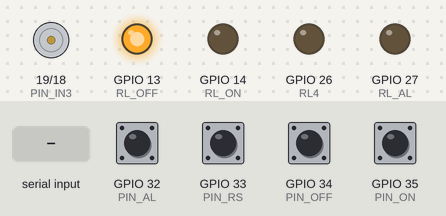
The program below on a simulated ESP32. Shown: motor-driver pin pairs drawn as motors (green arrow = first pin HIGH = forward, orange = second pin HIGH = backward, longer = more drive, scaled by the enable pin), output pins drawn as LEDs (lit = HIGH). Dashed ring = blinking. The test bench sets the inputs (shaded band); at power-on: GPIO 32 (PIN_AL), GPIO 33 (PIN_RS), GPIO 34 (PIN_OFF), GPIO 35 (PIN_ON) HIGH.

Above: at 1.2 s.
1.3 s: GPIO 35 (PIN_ON) pulled LOW for 1 s
At 1.48 s:
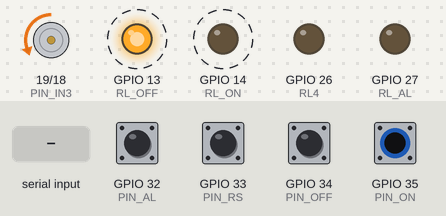
3.8 s: GPIO 32 (PIN_AL) pulled LOW for 0.15 s
At 3.9 s:
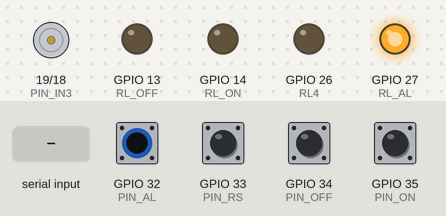
5.4 s: "<a90>" received over the second serial link
At 6.3 s:
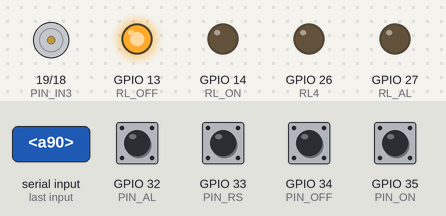
Timing chart, 0 to 8.4 s (numbered marks = the images above; inputs shaded):
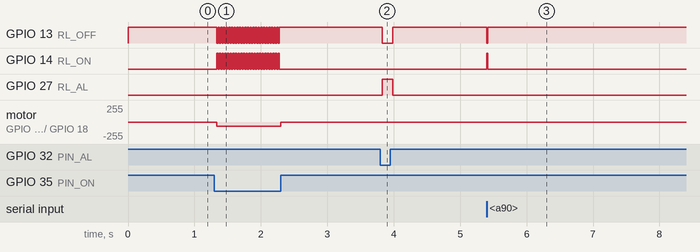

The program:

main.cpp
```cpp
#include <Arduino.h>

#define PIN_TX2 17
#define PIN_RX2 16

#define PIN_IN3 19
#define PIN_IN4 18
#define PIN_ENB 23

#define RL_OFF 13
#define RL_ON 14
#define RL_AL 27
#define RL4 26

#define PIN_ON 35
#define PIN_OFF 34
#define PIN_AL 32
#define PIN_RS 33

const byte numChars = 32;
char receivedChars[numChars];
boolean newData = false;
int pos = 0;

bool bangTai = 0;
bool old_bangTai = 0;
bool pushOn = 0;
bool pushOff = 0;
bool pushRs = 0;
bool pushAl = 0;
bool bien_alarm = 0;


void recvWithStartEndMarkers() {
    static boolean recvInProgress = false;
    static byte ndx = 0;
    char startMarker = '<';
    char endMarker = '>';
    char rc;
    while (Serial2.available() > 0 && newData == false) {
        rc = Serial2.read();

        if (recvInProgress == true) {
            if (rc != endMarker) {
                    receivedChars[ndx] = rc;
                    ndx++;
                if (ndx >= numChars) {
                    ndx = numChars - 1;
                }
            } else {
                receivedChars[ndx] = '\0';  // terminate the string
                pos = atoi(&receivedChars[1]);
                recvInProgress = false;
                ndx = 0;
                newData = true;
            }
        }

        else if (rc == startMarker) {
            recvInProgress = true;
        }
    }
}

void showNewData() {
    if (newData == true) {
        if (receivedChars[0] == 'a') {
            bangTai = 1;
            digitalWrite(RL_ON, HIGH);
            digitalWrite(RL_OFF, LOW);
        }
        if (receivedChars[0] == 'b') {
            bangTai = 0;
            bien_alarm = 0;
            digitalWrite(RL_ON, LOW);
            digitalWrite(RL_OFF, HIGH);
            digitalWrite(RL_AL, LOW);
        }
        if(receivedChars[0] == 'r'){
            bien_alarm = 0;
            digitalWrite(RL_AL, LOW);
        }
        newData = false;
    }
}

void SerialReceiveTask(void *parameter) {
    for (;;) {
        recvWithStartEndMarkers();
        showNewData();
        vTaskDelay(1/portTICK_PERIOD_MS);
    }
}

void SerialSendTask(void *parameter) {
    for (;;) {
        if(pushOn){
            Serial2.print("<a0>");
            Serial2.println();
            pushOn = 0;
        }
        if(pushOff){
            Serial2.print("<b0>");
            Serial2.println();
            pushOff = 0;
        }
        if(pushAl){
            Serial2.print("<l0>");
            Serial2.println();
            pushAl = 0;
        }
        if(pushRs){
            Serial2.print("<r0> ");
            Serial2.println();
            pushRs = 0;
        }
        vTaskDelay(10/portTICK_PERIOD_MS);
    }

}

void task_s1_init(){
    xTaskCreatePinnedToCore(
    SerialReceiveTask, /* Function to implement the task */
    "SerialReceiveTask",   /* Name of the task */
    4000,     /* Stack size in words */
    NULL,      /* Task input parameter */
    0,         /* Priority of the task */
    NULL,    /* Task handle. */
    0);        /* Core where the task should run */
}

void task_s2_init(){
    xTaskCreatePinnedToCore(
    SerialSendTask, /* Function to implement the task */
    "SerialSendTask",   /* Name of the task */
    4000,     /* Stack size in words */
    NULL,      /* Task input parameter */
    0,         /* Priority of the task */
    NULL,    /* Task handle. */
    1);        /* Core where the task should run */
}

void setup() {
    Serial.begin(115200);
    Serial2.begin(115200, SERIAL_8N1, PIN_RX2, PIN_TX2);

    pinMode(PIN_IN3, OUTPUT);
    pinMode(PIN_IN4, OUTPUT);
    pinMode(PIN_ENB, OUTPUT);

    pinMode(RL_ON, OUTPUT);
    pinMode(RL_OFF, OUTPUT);
    pinMode(RL_AL, OUTPUT);
    pinMode(RL4, OUTPUT);

    pinMode(PIN_ON, INPUT_PULLUP);
    pinMode(PIN_OFF, INPUT_PULLUP);
    pinMode(PIN_AL, INPUT_PULLUP);
    pinMode(PIN_RS, INPUT_PULLUP);

    digitalWrite(RL_AL, LOW);
    digitalWrite(RL_ON, LOW);
    digitalWrite(RL_OFF, HIGH);

    task_s1_init();
    task_s2_init();

    ledcSetup(0, 50, 10);
    ledcAttachPin(PIN_ENB, 0);

    delay(50);
    ledcWrite(0, 0);

    bangTai = 0;
    pushOff = 1;
    bien_alarm = 0;
}

void loop() {
    if(bangTai != old_bangTai){
        if(bangTai){
            digitalWrite(PIN_IN3,LOW);
            digitalWrite(PIN_IN4,HIGH);
            ledcWrite(0,250);
        }
        else{
            digitalWrite(PIN_IN3,LOW);
            digitalWrite(PIN_IN4,LOW);
            ledcWrite(0,0);
        }
        old_bangTai = bangTai;
    }

    if(digitalRead(PIN_OFF)){
        if(digitalRead(PIN_AL)){
            delay(20);
            if(digitalRead(PIN_OFF)){
                pushOff = 1;
                bangTai = 0;
                bien_alarm = 0;
                digitalWrite(RL_ON, LOW);
                digitalWrite(RL_OFF, HIGH);
                digitalWrite(RL_AL, LOW);
            }
        }
    }

    if(!digitalRead(PIN_ON)){
        delay(20);
        if(!digitalRead(PIN_ON)){
            if(!bien_alarm){
                pushOn = 1;
                bangTai = 1;
                digitalWrite(RL_ON, HIGH);
                digitalWrite(RL_OFF, LOW);
            }
        }
    }

    if(!digitalRead(PIN_AL)){
        delay(20);
        if(!digitalRead(PIN_AL)){
            pushAl = 1;
            bien_alarm = 1;
            bangTai = 0;
            digitalWrite(RL_AL, HIGH);
            digitalWrite(RL_ON, LOW);
            digitalWrite(RL_OFF, LOW);
        }
    }


    if(!digitalRead(PIN_RS)){
        if(digitalRead(PIN_AL)){
            delay(20);
            if(!digitalRead(PIN_RS)){
                pushRs = 1;
                bien_alarm = 0;
                digitalWrite(RL_AL, LOW);
            }
        }
    }
}
```

Measured:
- after the input at 1.3 s, GPIO 13 (RL_OFF): alternates HIGH for 0.02 s and LOW for 0.02 s, 48 changes in all, then stays HIGH, starting at once; GPIO 14 (RL_ON): alternates HIGH for 0.02 s and LOW for 0.02 s, 48 changes in all, then stays LOW, starting at once
- after the input at 3.8 s, GPIO 13 (RL_OFF): HIGH → LOW at once, → HIGH 0.16 s later; GPIO 27 (RL_AL): LOW → HIGH at once, → LOW 0.16 s later
- after the input at 5.4 s, GPIO 13 (RL_OFF): HIGH → LOW at once, → HIGH 0.02 s later; GPIO 14 (RL_ON): LOW → HIGH at once, → LOW 0.02 s later
